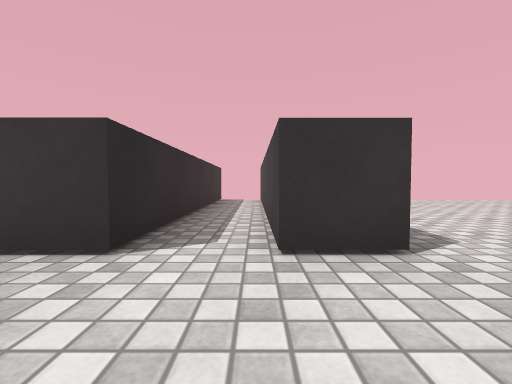
[1] (above)

19 first-person views from a walk through a scene from a Unity 3-D project. The camera is 0.55 m above the floor, tilts 2° down and sees 90° across. The floor is counted in squares, 1 m on a side. Each view is taken from the middle of a square. On the plan, view 1 faces up. The plan holds only what a view shows up to about 9 squares ahead; the rest is blank. The place goes on beyond the plan. The player is left out. Surface patterns are stand-ins for the level's own textures.

[2]
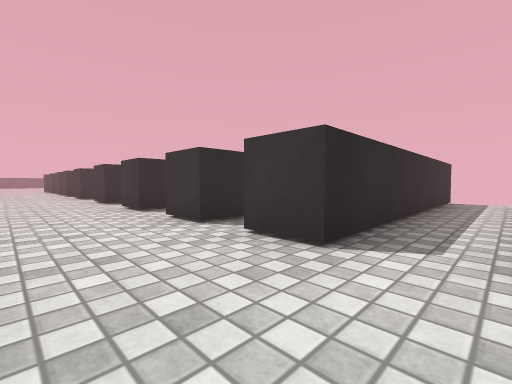

[3]
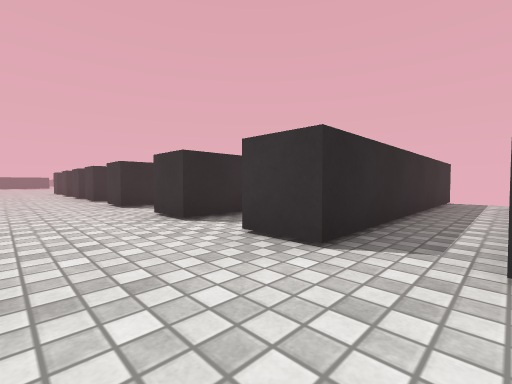

[4]
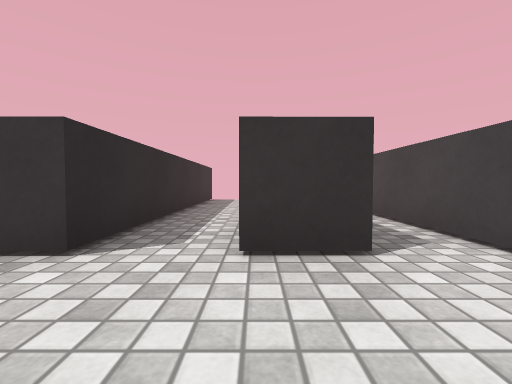

[5]
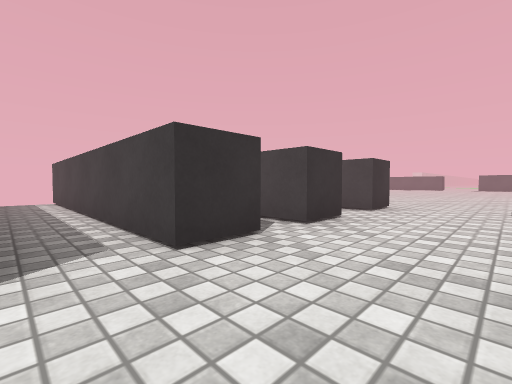

[6]
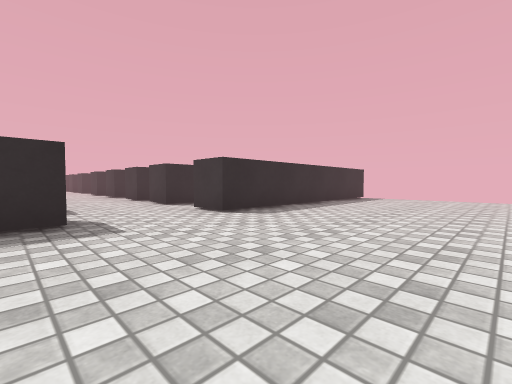

[7]
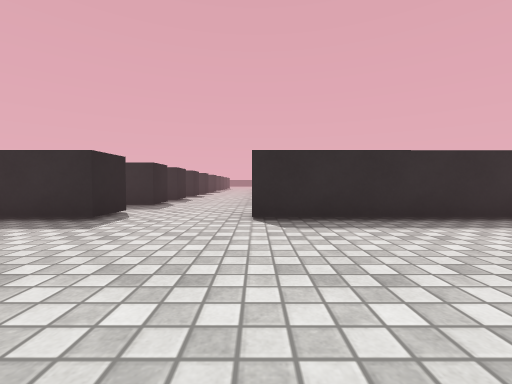

[8]
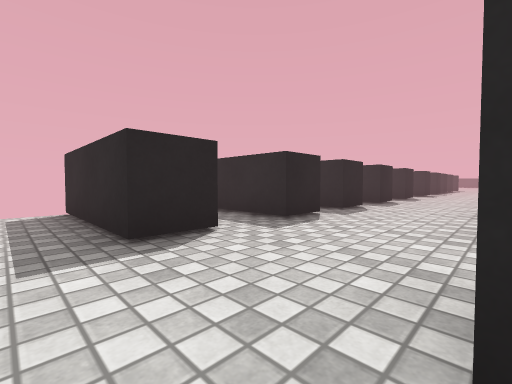

[9]
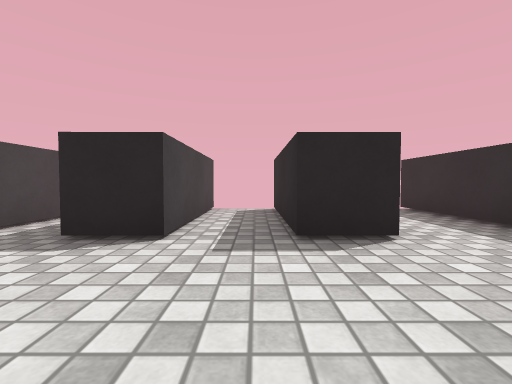

[10]
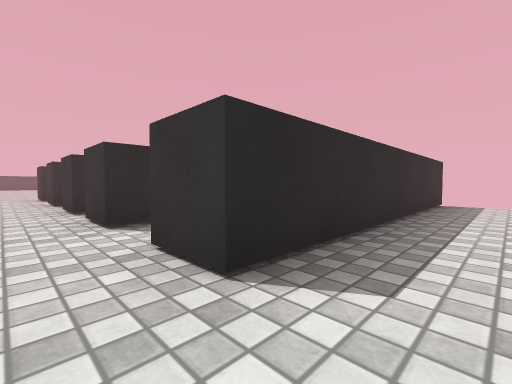

[11]
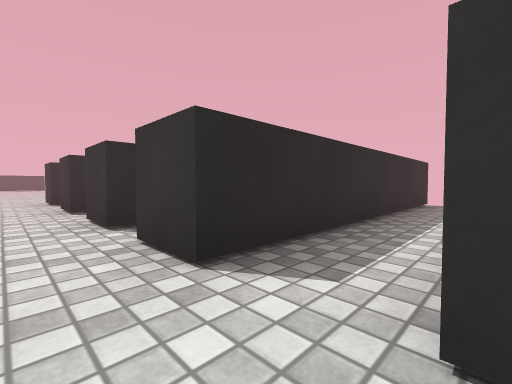

[12]
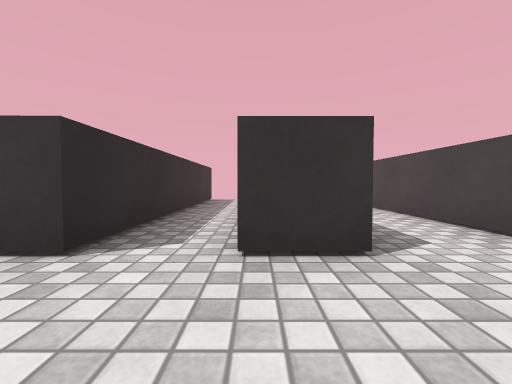

[13]
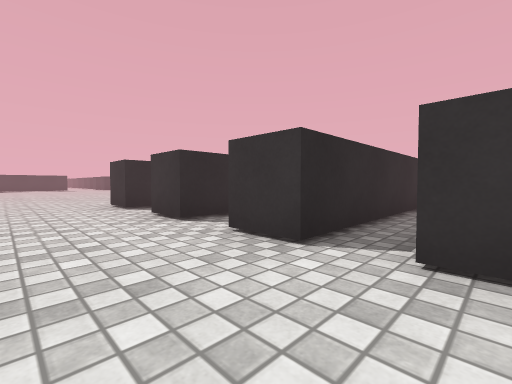

[14]
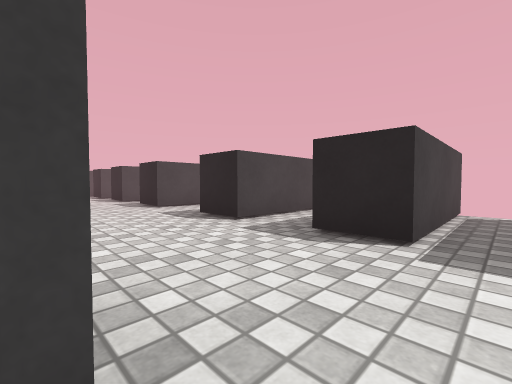

[15]
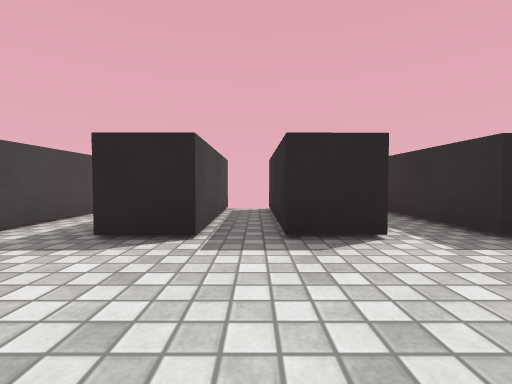

[16]
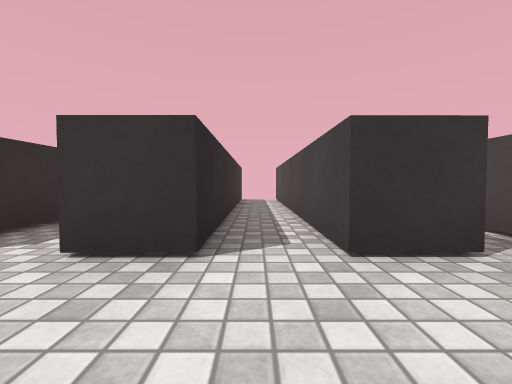

[17]
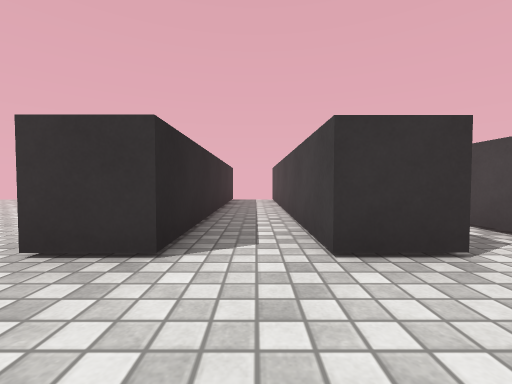

[18]
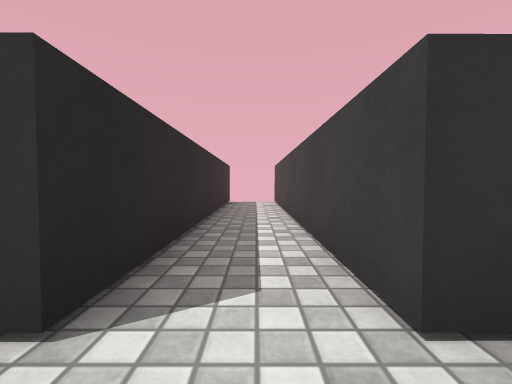

[19]
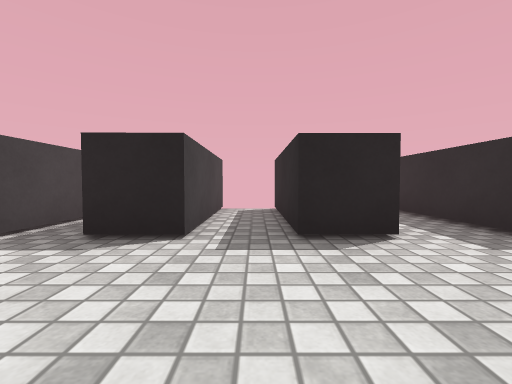

### Floor plan
Points are (right, up) in squares from view 1. A wall is a line through its corners. A room is listed if a view was taken in it or the views show most of it. See-through windows are left out.
Room 1 (views 1, 2, 3, 4, 5)
walls: (-3, 1.9) (-4, 1.9) (-4, 8.4); (-2.2, -0.5) (-1.1, -0.5) (-1.1, -2.2); (-4, -0.5) (-3, -0.5); (-1.1, 1.9) (-2.1, 1.9); (-6.1, -0.5) (-5.1, -0.5); (-5.2, 8.4) (-5.1, 1.9) (-6.2, 1.9)
ways out: opening at (1, 0.5) to room 2; opening at (-6, 0.5) to room 3; opening at (0, 2) to room 9
Room 2 (views 6, 7, 8)
walls: (0.2, -0.4) (1.2, -0.4) (1.2, -3.4); (1.2, 7.9) (1.2, 1.9) (0.2, 1.9)
ways out: opening at (1, 0.5) to room 1
Room 3 (view 9)
walls: (-8.4, -0.5) (-7.4, -0.5) (-7.4, -3.5); (-6.1, -3.5) (-6.1, -0.5); (-7.4, 8.3) (-7.4, 1.9) (-8.5, 1.9)
ways out: opening at (-6, 0.5) to room 1; opening at (-8, 0.5) to room 4
Room 4 (views 10, 11, 12)
walls: (-8.4, 2.5) (-8.4, 5.7); (-11.1, -0.5) (-10.1, -0.5); (-10.1, -1.1) (-10.1, -3.6); (-8.4, -1.6) (-8.4, -0.5); (-10.2, 8.4) (-10.1, 1.9) (-11.2, 1.9)
ways out: opening at (-8, 0.5) to room 3; opening at (-11, 0.5) to room 5
Room 5 (view 13)
walls: (-13.4, -0.5) (-12.3, -0.5); (-11.1, -2.6) (-11.1, -0.5); (-12.5, 8.4) (-12.4, 1.9) (-13.4, 1.9)
ways out: opening at (-11, 0.5) to room 4; opening at (-13, 0.5) to room 6
Room 6 (views 14, 15)
walls: (-13.4, 1.9) (-13.4, 2.9); (-15.3, -0.5) (-14.3, -0.5) (-14.3, -3.6); (-14.3, 5.9) (-14.3, 1.9) (-15.3, 1.9); (-13.4, -3.6) (-13.4, -0.5)
ways out: opening at (-13, 0.5) to room 5; opening at (-15, 0.5) to room 7
Room 7 (views 16, 19)
walls: (-15.3, 1.9) (-15.3, 8.4); (-17.5, -0.5) (-16.4, -0.5) (-16.4, -3.5); (-15.3, -3.5) (-15.3, -0.5); (-16.5, 8) (-16.4, 1.9) (-17.4, 1.9)
ways out: opening at (-15, 0.5) to room 6; opening at (-17, 0.5) to room 8
Room 8 (views 17, 18)
walls: (-17.4, 1.9) (-17.5, 8.2); (-18.7, -0.6) (-18.7, -2.9); (-18.8, 8.2) (-18.7, 1.9) (-19.6, 1.9)
ways out: opening at (-17, 0.5) to room 7
Room 9 (no view inside)
walls: (0.2, 1.9) (0.2, 7.6); (-1.1, 8.4) (-1.1, 1.9)
ways out: opening at (0, 2) to room 1

Positions as (right, up) in squares from view 1, and headings:
1: (0, 0), facing up
2: (0, 0), facing up-left
3: (-4, 0), facing up-left
4: (-6, 0), facing up
5: (-5, 0), facing up-right
6: (5, -1), facing up-left
7: (5, 2), facing left
8: (2, 2), facing down-left
9: (-7, 2), facing down
10: (-9, 1), facing up-left
11: (-11, 1), facing up-left
12: (-11, 0), facing up
13: (-13, 0), facing up-left
14: (-14, 2), facing down-right
15: (-14, 2), facing down
16: (-16, 0), facing up
17: (-18, 0), facing up
18: (-18, 1), facing up
19: (-16, 2), facing down
